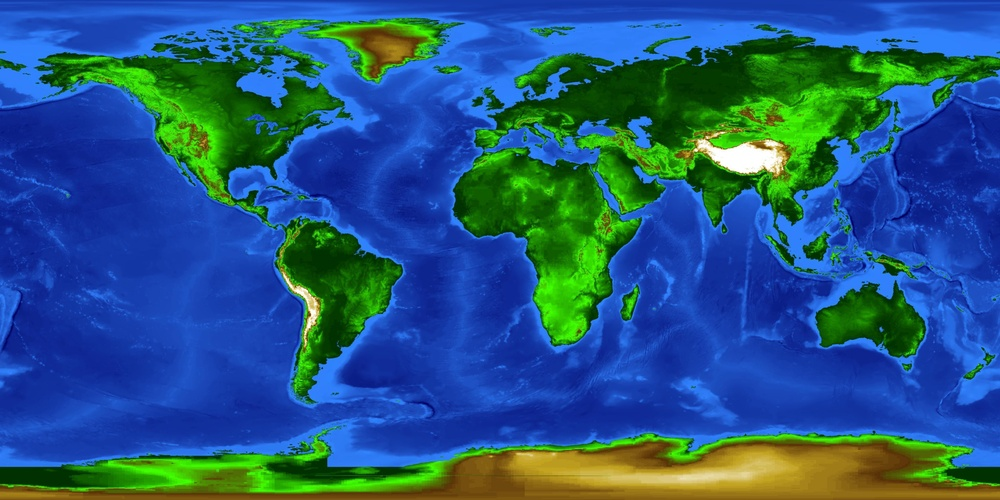
#> input picture src/assets/Topography.jpg, 1000 x 500 px, shrunk from 4096 x 2048 before the run, found by its file name
$ python test_image_orientation.py
#> lines starting #> are read from the running program, lines starting #| are printed output that depends on the picture
from PIL import Image

topo = Image.open('/home/jdjeffers/Documents/Topography.jpg').convert('L')
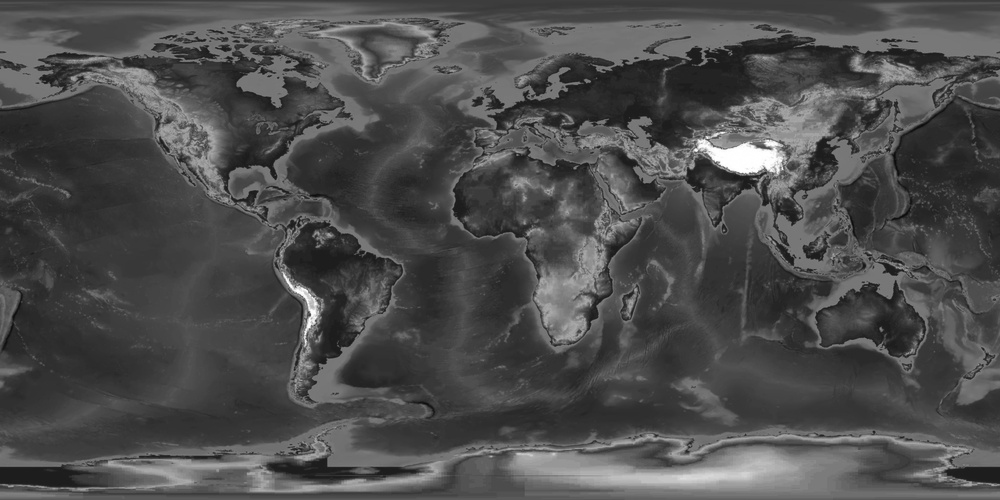
#> topo: PIL image 1000x500 L; min 11, max 255, mean 77
w, h = topo.size
#> w = 1000; h = 500

# Check top row
top_row = [topo.getpixel((x, 0)) for x in range(0, w, 100)]
#> top_row = [61, 61, 63, 64, 61, 61, 62, 61, 61, 61]
# Check bottom row
bottom_row = [topo.getpixel((x, h-1)) for x in range(0, w, 100)]
#> bottom_row = [89, 89, 89, 89, 89, 88, 87, 98, 97, 88]

print("Top row avg:", sum(top_row)/len(top_row))
#| Top row avg: 61.6
print("Bottom row avg:", sum(bottom_row)/len(bottom_row))
#| Bottom row avg: 90.3

# Let's locate the brightest spot (usually Himalayas or Antarctica)
# Let's just find the max value row
row_maxes = []
for y in range(0, h, 10):
    row_vals = [topo.getpixel((x, y)) for x in range(0, w, 50)]
    row_maxes.append((y, max(row_vals)))
#> after the loop, row_maxes = 50 pairs, first value 0 to 490, second value 64 to 255

row_maxes.sort(key=lambda x: x[1], reverse=True)
print("Brightest rows:")
for i in range(5):
    print("y:", row_maxes[i][0], "val:", row_maxes[i][1])
#> this loop made 5 passes
#| y: 160 val: 255
#| y: 150 val: 254
#| y: 170 val: 250
#| y: 290 val: 232
#| y: 480 val: 198
